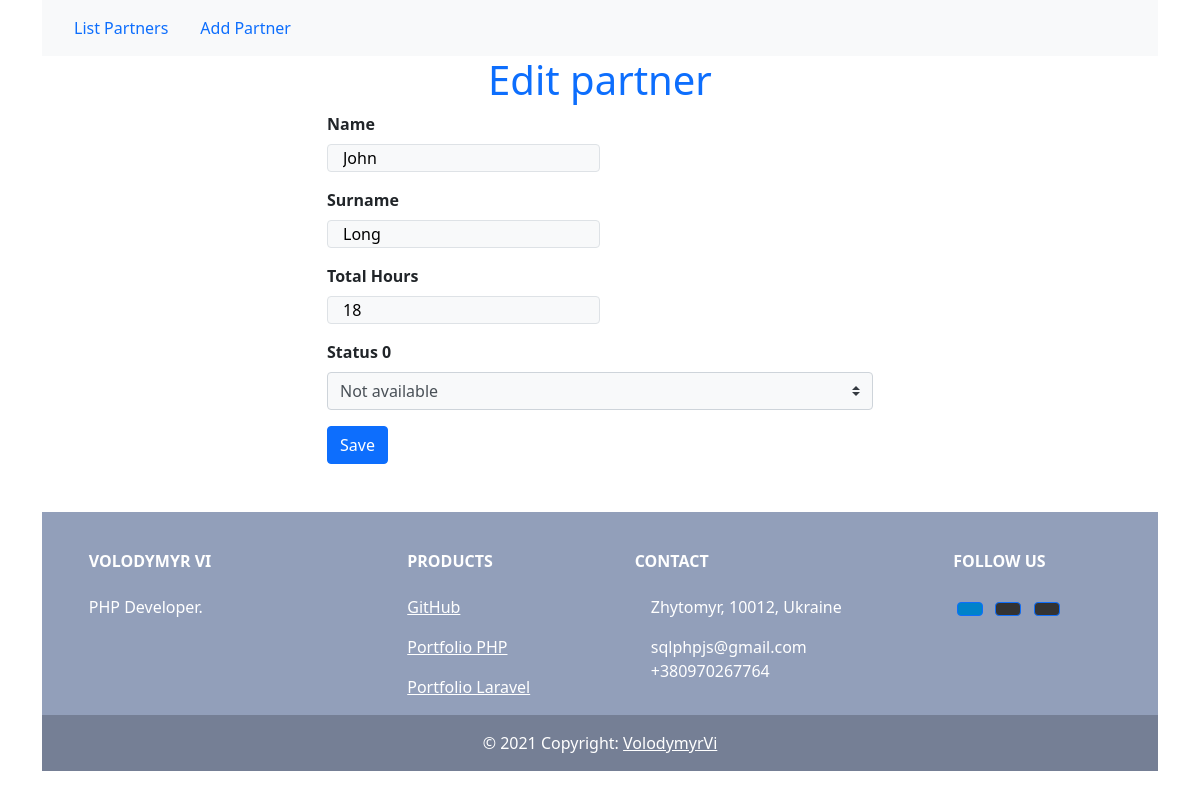
The app's page /edit.php?id=4 with its own data.
### tables this page shows
CREATE TABLE `partners` (
  `id` int(11) NOT NULL,
  `name` varchar(100) NOT NULL,
  `surname` varchar(100) NOT NULL,
  `total_hours` int(11) NOT NULL DEFAULT '0',
  `status` tinyint(1) NOT NULL
);

### edit.php (the view, shortened to what this page needs)
<?php
require('/home/phpprogr/domains/phpprogrammer.in.ua/public_html/test/connect.php');
?>
<!DOCTYPE html>
<html lang="en">
<head>
    <link rel="stylesheet" href="https://cdn.jsdelivr.net/npm/bootstrap@4.6.0/dist/css/bootstrap.min.css">
    <link href="https://cdn.jsdelivr.net/npm/bootstrap@5.1.0/dist/css/bootstrap.min.css" rel="stylesheet">
</head>
<?php
$id = $_GET['id'];
$result = $mysqli->query("SELECT * FROM partners WHERE id=$id") or die($mysqli->error);
$partners = $result->fetch_all(MYSQLI_ASSOC);
?>
<body>
    <div class="container">
    <nav class="navbar navbar-expand-lg navbar-light bg-light">
            <ul class="nav nav-pills ">
                <li class="nav-item">
                    <a class="nav-link" aria-current="page" href="/">List Partners</a>
                </li>
                <li class="nav-item">
                    <a class="nav-link" href="/create.php">Add Partner</a>
                </li>
            </ul>
        </nav>
        <h1 class="text-center text-primary">Edit partner</h1>
        <div class="row justify-content-center align-items-center">
            <form class="col-md-6 col-md-offset-3" action="edit-api.php" method="POST">
            <?php foreach ($partners as $partner): ?>
                <div class="form-group mb-3 ">
                    <label class="font-weight-bold">Name</label> <br>
                    <input type="text" value="<?php echo $partner['name']; ?>" name="name" class="col-md-6 form-controll rounded border border-bottom bg-light" placeholder="Enter name" required>
                </div>
                <div class="form-group mb-3 ">
                    <label class="font-weight-bold">Surname</label><br>
                    <input type="text" value="<?php echo $partner['surname']; ?>" name="surname" class="col-md-6 form-controll rounded border border-bottom bg-light " placeholder="Enter surname" required>
                </div>
                <div class="form-group mb-3">
                    <label class="font-weight-bold">Total Hours</label><br>
                    <input type="number" min="0" value="<?php echo $partner['total_hours']; ?>" name="total_hours" class="col-md-6 form-controll rounded border border-bottom bg-light" placeholder="Enter surname">
                </div>
                <div class="form-group mb-3">
                    <label class="font-weight-bold">Status <?php echo $partner['status']; ?></label><br>
                    <select value="0" class="custom-select bg-light" name="status" id="status">
                        <option value="0" <?= ($partner['status'] == 0)? "selected" : "" ?>>Not available</option>
                    </select>
                </div>
                <button type="submit" class="btn btn-primary" name="update" value="update">Save</button>
            <?php endforeach; ?>
            </form>
        </div>
    </div>
    <div class="container my-5">
        <footer class="text-center text-lg-start text-white" style="background-color: #929fba">
            <div class="container p-4 pb-0">
                <section class="">
                    <div class="row">
                        <div class="col-md-3 col-lg-3 col-xl-3 mx-auto mt-3">
                            <h6 class="text-uppercase mb-4 font-weight-bold">
                                Volodymyr Vi
                            </h6>
                            <p>
                                PHP Developer.
                            </p>
                        </div>
                        <div class="col-md-2 col-lg-2 col-xl-2 mx-auto mt-3">
                            <h6 class="text-uppercase mb-4 font-weight-bold">Products</h6>
                            <p>
                                <a href="https://github.com/VolodymyrVi" target="_blank" class="text-white">GitHub</a>
                            </p>
                            <p>
                                <a href="https://phpprogrammer.in.ua" target="_blank" class="text-white">Portfolio PHP</a>
                            </p>
                            <p>
                                <a class="text-white">Portfolio Laravel</a>
                            </p>
                        </div>
                        <div class="col-md-4 col-lg-3 col-xl-3 mx-auto mt-3">
                            <h6 class="text-uppercase mb-4 font-weight-bold">Contact</h6>
                            <p><i class="fas fa-home mr-3"></i> Zhytomyr, 10012, Ukraine</p>
                            <a href="mailto:sqlphpjs@gmail.com" style="text-decoration: none; color:white"><i class="fas fa-envelope mr-3"></i> sqlphpjs@gmail.com</a><br>
                            <a href="tel:+380970267764" style="text-decoration: none; color:white"><i class="mt-3 fas fa-phone mr-3"></i>+380970267764</a>
                        </div>
                        <div class="col-md-3 col-lg-2 col-xl-2 mx-auto mt-3">
                            <h6 class="text-uppercase mb-4 font-weight-bold">Follow us</h6>
                            <a class="btn btn-primary btn-floating m-1" style="background-color: #0082ca" href="https://www.linkedin.com/in/vlodymyrvi/" target="_blank" role="button"><i class="fab fa-linkedin-in"></i></a>
                            <a class="btn btn-primary btn-floating m-1" style="background-color: #333333" href="https://github.com/VolodymyrVi" target="_blank" role="button"><i class="fab fa-github"></i></a>
                            <a class="btn btn-primary btn-floating m-1" style="background-color: #333333" href="https://t.me/VolodymyrVi" target="_blank" role="button"><i class="fab fa-telegram"></i></a>
                        </div>
                    </div>
                </section>
            </div>
            <div class="text-center p-3" style="background-color: rgba(0, 0, 0, 0.2)">
                © 2021 Copyright:
                <a class="text-white" href="https://phpprogrammer.in.ua">VolodymyrVi</a>
            </div>
        </footer>
    </div>
</body>
</html>

### records on screen
partners: name "John", surname "Long", total_hours "18", status "0", status "Not available"
